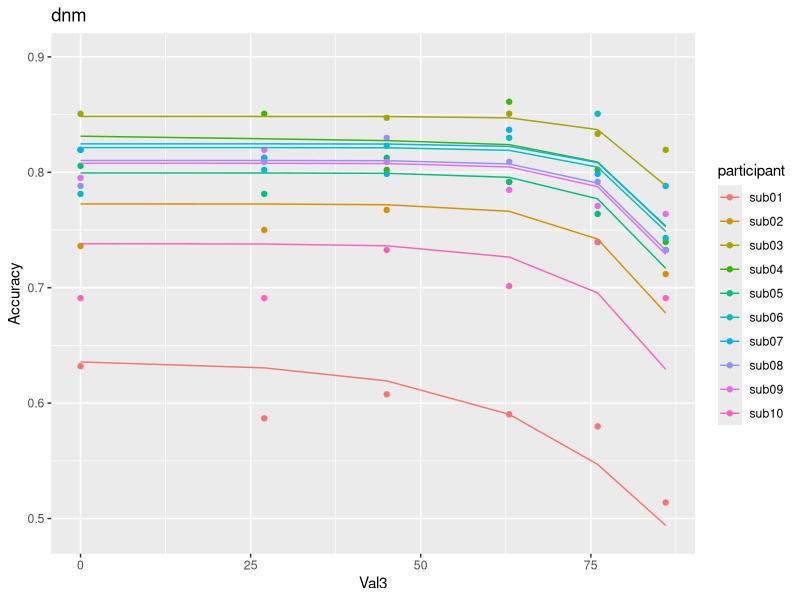

Write R code to recreate this figure.
#+ message = F
library(tidyverse)
library(data.table)


#'# data loading
dat <- fread("exp1_data_behavior.csv", sep = ",", header = T)
dat <- mutate(dat, Corr = ifelse(ChosenITM == CorrectITM, 1, 0))
#dat <- subset(dat, dat$participant != "sub01")
dat <- na.omit(dat)


#'# functions
fs_dnm <- function(Val3, Corr) {
    guess <- c(0.5, 2.22 * 10e-3)
    params <- list("Val3" = Val3, "Corr" = Corr) # input vector
    
    fit <- suppressWarnings(optim(par = guess, fn = deviance, gr = NULL, method = "L-BFGS-B", parameters = params,
                                  lower = c(0.001, 2.22 * 10e-16), upper = c(20, 10),
                                  control = list("maxit" = 100000,
                                                 "parscale" = c(0.005, 0.0002))))
    
    est <- data.frame(sH = fit$par[1], w = fit$par[2], dev = fit$value)
    return(est)
}

deviance <- function(x, parameters) {
    Val3 <- parameters$Val3
    Corr <- parameters$Corr
    
    sH = x[1]
    w = x[2]
    
    Vcu <- as.data.frame(cbind(100, 90, Val3))/100
    colnames(Vcu) <- c("V1", "V2", "V3")
    Vcu <- mutate(Vcu, sumVcu = V1 + V2 + V3)
    Vcu <- mutate(Vcu, normalizer = sH + w * sumVcu)
    M <- Vcu[, 1:3]/Vcu$normalizer
    M <- mutate(M, P = exp(V1) / (exp(V1) + exp(V2) + exp(V3)))
    M <- mutate(M, P = ifelse(P < .01, .01, P)) #adjustments to avoid punishing models too much for very unlikely predictions
    M <- mutate(M, P = ifelse(P > .99, .99, P)) #adjustments to avoid punishing models too much for very unlikely predictions
    M$Corr <- Corr
    
    dev = -2 * sum(M$Corr * log(M$P) + (1 - M$Corr) * log(1 - M$P))
    return(dev)
}


#'# individual fittings
fits <- c()

for (sub in unique(dat$participant)) {
    d <- subset(dat, dat$participant == sub)
    Val3 <- d$Val3
    Corr <- d$Corr
    f <- tryCatch(fs_dnm(Val3, Corr), error = function(e){f = cbind(NA, NA, NA)}) 
    colnames(f) <- c("sH", "w", "dev")
    fits <- try(rbind(fits, cbind(f, sub)))
    fits <- na.omit(fits)
    fits$sH <- as.numeric(fits$sH)
    fits$w <- as.numeric(fits$w)
    fits$dev <- as.numeric(fits$dev)
}


#'# visualization 
prediction <- c()

for (subj in unique(fits$sub)) {
    f <- subset(fits, fits$sub == subj)
    
    pred <- c(
    exp(1 / (f[1] + f[2] * 1.90)) / ( exp(1 / (f[1] + f[2] * 1.90)) + exp(0.9 / (f[1] + f[2] * 1.90)) + exp(0 / (f[1] + f[2] * 1.90)) ),
    exp(1 / (f[1] + f[2] * 2.17)) / ( exp(1 / (f[1] + f[2] * 2.17)) + exp(0.9 / (f[1] + f[2] * 2.17)) + exp(0.27 / (f[1] + f[2] * 2.17)) ),
    exp(1 / (f[1] + f[2] * 2.35)) / ( exp(1 / (f[1] + f[2] * 2.35)) + exp(0.9 / (f[1] + f[2] * 2.35)) + exp(0.45 / (f[1] + f[2] * 2.35)) ),
    exp(1 / (f[1] + f[2] * 2.53)) / ( exp(1 / (f[1] + f[2] * 2.53)) + exp(0.9 / (f[1] + f[2] * 2.53)) + exp(0.63 / (f[1] + f[2] * 2.53)) ),
    exp(1 / (f[1] + f[2] * 2.66)) / ( exp(1 / (f[1] + f[2] * 2.66)) + exp(0.9 / (f[1] + f[2] * 2.66)) + exp(0.76 / (f[1] + f[2] * 2.66)) ),
    exp(1 / (f[1] + f[2] * 2.76)) / ( exp(1 / (f[1] + f[2] * 2.76)) + exp(0.9 / (f[1] + f[2] * 2.76)) + exp(0.86 / (f[1] + f[2] * 2.76)) ))
    
    pred <- as.numeric(pred)
    pred <- as.data.frame(cbind(pred, subj))
    prediction <- rbind(prediction, pred)
}

dat %>%
    group_by(participant, Val3) %>%
    summarise(Accuracy = mean(Corr)) -> acc

acc <- subset(acc, acc$participant %in% unique(fits$sub))
acc <- cbind(acc, prediction)
acc$pred <- as.numeric(acc$pred)

dnm <- ggplot(acc) + geom_point(aes(x = Val3, y = Accuracy, color = participant)) +
    geom_line(mapping = aes(x = Val3, y = pred, color = participant)) + ylim(0.49, 0.9) + ggtitle("dnm")
dnm

fits_dnm <- fits
fits_dnm <- mutate(fits_dnm, aic = dev + 4)